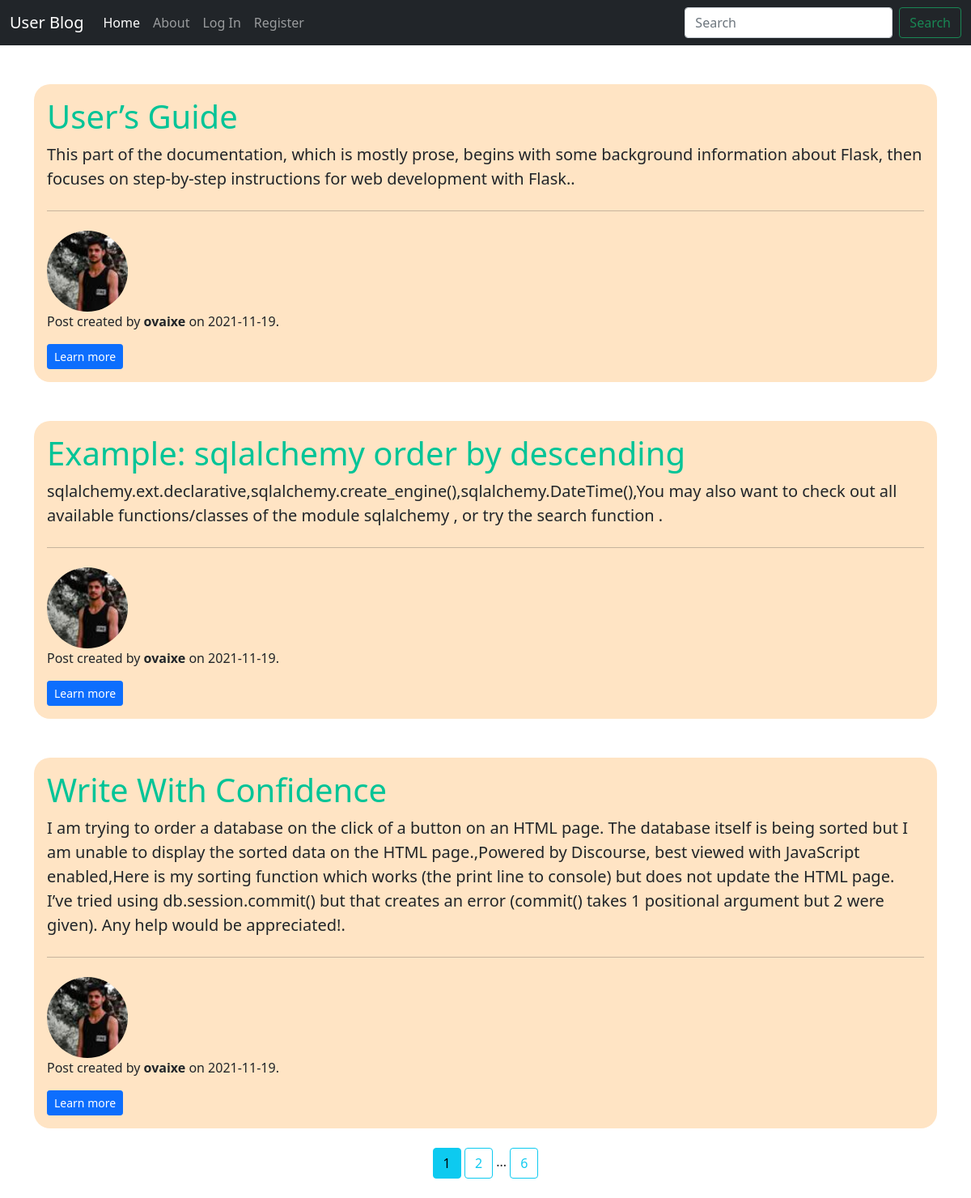
Page /home on the earlier database version.
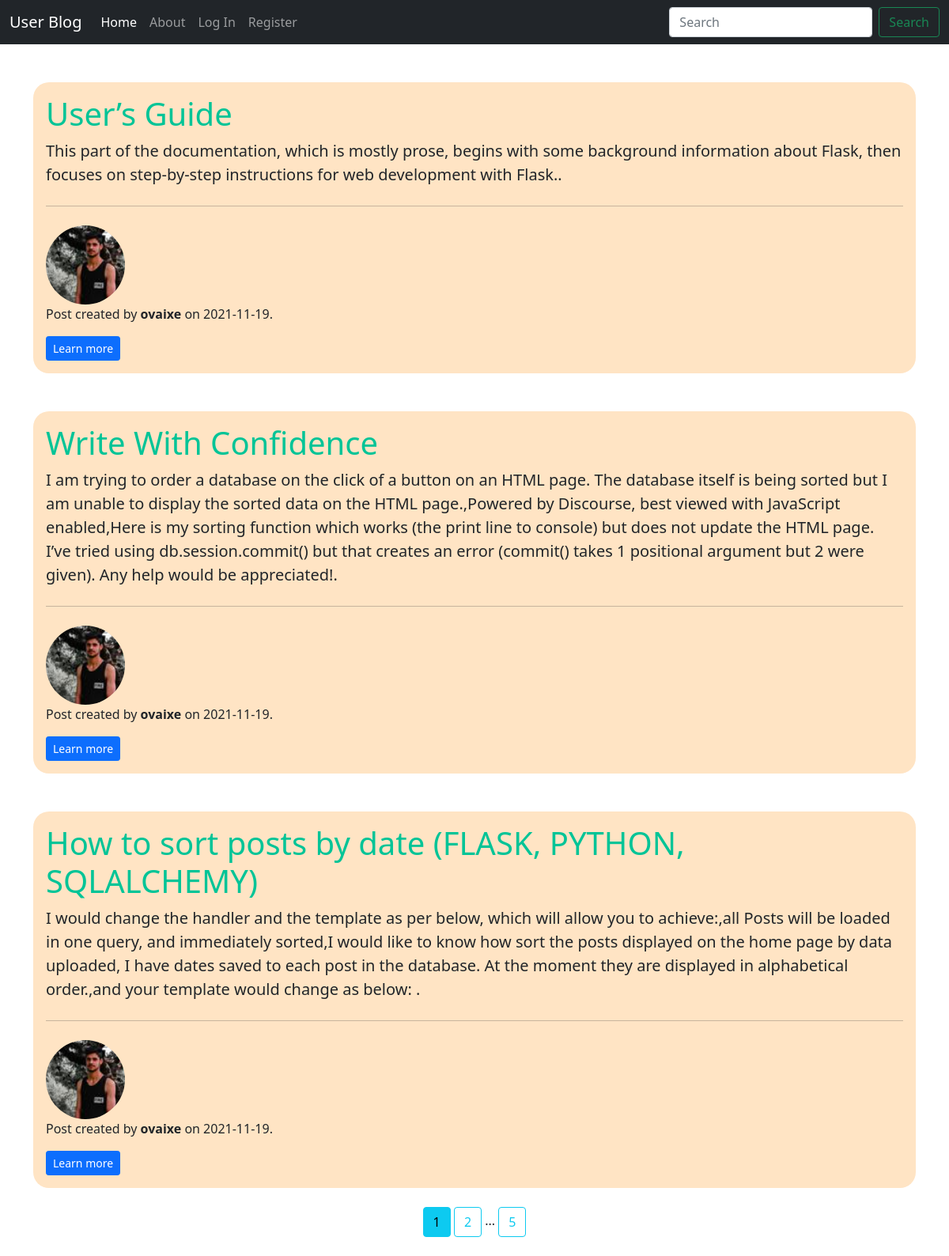
Same page on the later database version.
### blog/models.py (models this page shows, shortened)
class Post(db.Model):
    id = db.Column(db.Integer, primary_key=True)
    title = db.Column(db.String(50), nullable=False)
    content = db.Column(db.Text, nullable=False)
    date_posted = db.Column(db.DateTime, nullable=False, default=datetime.utcnow)
    user_id = db.Column(db.Integer, db.ForeignKey('user.id'), nullable=False)

class User(db.Model, UserMixin):
    id = db.Column(db.Integer, primary_key=True)
    username = db.Column(db.String(20), unique=True, nullable=False)
    email = db.Column(db.String(120), unique=True, nullable=False)
    image_file = db.Column(db.String(20), nullable=False, default='default.jpg')
    password = db.Column(db.String(60), nullable=False)
    posts = db.relationship('Post', backref='author', lazy=True)

### blog/main/routes.py (the view)
@main.route('/')
@main.route('/home', methods=['GET'])
def home():
    page = request.args.get('page', 1, type=int)
    posts = Post.query.order_by(Post.date_posted.desc()).paginate(page=page, per_page=3)
    return render_template('home.html', posts=posts, title='Home')

### blog/templates/home.html (shortened to what this page needs)
<!doctype html>
<html lang="en">
  <head>
    <link href="https://cdn.jsdelivr.net/npm/bootstrap@5.1.3/dist/css/bootstrap.min.css" rel="stylesheet">
    <link rel="stylesheet" type="text/css", href="{{ url_for('static', filename='main.css') }}">
  </head>
  <body>
      <div class="body">
          <nav class="navbar navbar-expand-lg navbar-dark bg-dark">
            <div class="container-fluid">
              <a class="navbar-brand" href="{{ url_for('main.home') }}">User Blog</a>
              <div class="collapse navbar-collapse" id="navbarSupportedContent">
                <ul class="navbar-nav me-auto mb-2 mb-lg-0">
                  <li class="nav-item">
                    <a class="nav-link active" aria-current="page" href="{{ url_for('main.home') }}">Home</a>
                  </li>
                  <li class="nav-item">
                    <a class="nav-link" href="{{ url_for('main.about') }}">About</a>
                  </li>
                  {% if current_user.is_authenticated %}
                  <li class="nav-item">
                    <a class="nav-link" href="{{ url_for('users.account') }}">Account</a>
                  </li>
                  <li class="nav-item">
                    <a class="nav-link" href="{{ url_for('posts.create_post') }}">Create Post</a>
                  </li>
                  <li class="nav-item"></li>
                    <a class="nav-link" href="{{ url_for('users.logout') }}">Log Out</a>
                  </li>
                  {% else %}
                    <a class="nav-link" href="{{ url_for('users.login') }}">Log In</a>
                  <li class="nav-item">
                    <a class="nav-link" href="{{ url_for('users.register') }}">Register</a>
                  </li>
                  {% endif %}
                </ul>
                <form class="d-flex">
                  <input class="form-control me-2" type="search" placeholder="Search" aria-label="Search">
                  <button class="btn btn-outline-success" type="submit">Search</button>
                </form>
              </div>
            </div>
          </nav>
        <div class="container mt-5 cont">
          {% block content %}
            {% for post in posts.items %}
              <div class="jumbotron post-card p-3 mt-5">
                  <h1 class="display-6 p-title">{{ post.title }}</h1>
                  <p class="lead">{{ post.content }}.</p>
                  <hr class="my-4">
                  <a href="{{ url_for('users.user', username=post.author.username) }}"><img class="rounded-circle account-img" src="{{ url_for('static', filename='imgs/'+post.author.image_file) }}"></a>
                  <p>Post created by <b>{{ post.author.username }}</b> on {{ post.date_posted.strftime('%Y-%m-%d') }}.</p>
                  <a class="btn btn-primary btn-sm" href="{{ url_for('posts.post', post_id=post.id) }}" role="button">Learn more</a>
              </div>
            {% endfor %}
            <div class="text-center">
              {% for page_num in posts.iter_pages(left_edge=1, right_edge=1, left_current=1, right_current=2) %}
                {% if page_num %}
                  {% if page_num == posts.page %}
                    <a class="btn btn-info my-4" href="{{ url_for('main.home', page=page_num) }}">{{ page_num }}</a>
                  {% else %}
                    <a class="btn btn-outline-info my-4" href="{{ url_for('main.home', page=page_num) }}">{{ page_num }}</a>
                  {% endif %}
                {% else %}
                  ...
                {% endif %}
              {% endfor %}
            </div>
          {% endblock content %}
        </div>
      </div>
  </body>
</html>

### blog/static/main.css (style rules this page uses)
.post-card { background-color: bisque; border-radius: 20px; }
.account-img { width: 100px; height: 100px; object-fit: cover; object-position: bottom; }
.p-title { color: #00C497; }

Differences in the rows shown:
removed Post: title "Example: sqlalchemy order by descending", content "sqlalchemy.ext.declarative,sqlalchemy.create_engine(),sqlalchemy.DateTime(),You may also want to check out all available functions/classes of the module sqlalchemy , or try the search function", image_file (picture), author.username "ovaixe", date_posted "2021-11-19"
now on this page (row unchanged): Post: title "How to sort posts by date (FLASK, PYTHON, SQLALCHEMY)", content "I would change the handler and the template as per below, which will allow you to achieve:,all Posts will be loaded in one query, and immediately sorted,I would like to know how sort the posts displayed on the home page by data uploaded, I have dates saved to each post in the database. At the moment they are displayed in alphabetical order.,and your template would change as below:", image_file (picture), author.username "ovaixe", date_posted "2021-11-19"
Other differences:
new list line: "5"
list line gone: "6"
